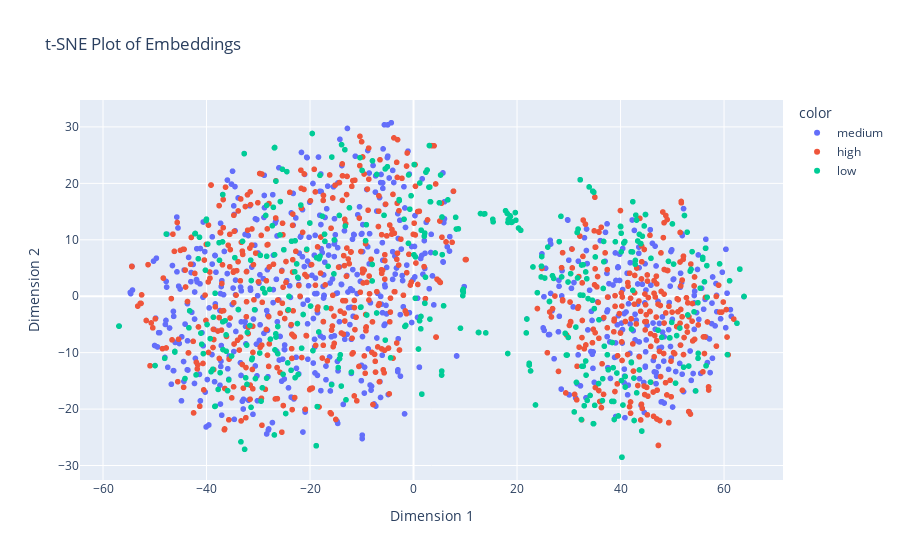

This figure's notebook cell:
### Code cell
import ast
import pandas as pd


df = pd.read_csv("../metadata/merged_metadata_popularity_features.csv")

import numpy as np
from sklearn.manifold import TSNE
import plotly.express as px

# Assuming `embeddings` is your list of embeddings
# Convert your list of embeddings to a NumPy array if it's not already
embeddings = np.array([ast.literal_eval(emb) for emb in df['features_embedding_mean']])
colors = df['log_Informative_norm_cat']

# Compute t-SNE transformation
tsne = TSNE(n_components=2, random_state=42)
embeddings_2d = tsne.fit_transform(embeddings)

# Create a DataFrame for Plotly
df_embeddings = pd.DataFrame(embeddings_2d, columns=['Dimension 1', 'Dimension 2'])

# Plot using Plotly Express
fig = px.scatter(df_embeddings, x='Dimension 1', y='Dimension 2', title='t-SNE Plot of Embeddings', color=colors)
fig.show()

### Figure 1 — Plotly figure (JSON) as saved in the notebook; plotly's stock layout.template omitted (floating-point values rounded to 4 significant figures; data arrays with more than 128 entries replaced by an {"elided": "..."} marker saying what was removed)
{"data": [{"hovertemplate": "color=medium<br>Dimension 1=%{x}<br>Dimension 2=%{y}<extra></extra>", "legendgroup": "medium", "marker": {"color": "#636efa", "symbol": "circle"}, "mode": "markers", "name": "medium", "showlegend": true, "x": {"elided": "658 float values"}, "xaxis": "x", "y": {"elided": "658 float values"}, "yaxis": "y", "type": "scattergl"}, {"hovertemplate": "color=high<br>Dimension 1=%{x}<br>Dimension 2=%{y}<extra></extra>", "legendgroup": "high", "marker": {"color": "#EF553B", "symbol": "circle"}, "mode": "markers", "name": "high", "showlegend": true, "x": {"elided": "626 float values"}, "xaxis": "x", "y": {"elided": "626 float values"}, "yaxis": "y", "type": "scattergl"}, {"hovertemplate": "color=low<br>Dimension 1=%{x}<br>Dimension 2=%{y}<extra></extra>", "legendgroup": "low", "marker": {"color": "#00cc96", "symbol": "circle"}, "mode": "markers", "name": "low", "showlegend": true, "x": {"elided": "382 float values"}, "xaxis": "x", "y": {"elided": "382 float values"}, "yaxis": "y", "type": "scattergl"}], "layout": {"xaxis": {"anchor": "y", "domain": [0.0, 1.0], "title": {"text": "Dimension 1"}}, "yaxis": {"anchor": "x", "domain": [0.0, 1.0], "title": {"text": "Dimension 2"}}, "legend": {"title": {"text": "color"}, "tracegroupgap": 0}, "title": {"text": "t-SNE Plot of Embeddings"}}}
